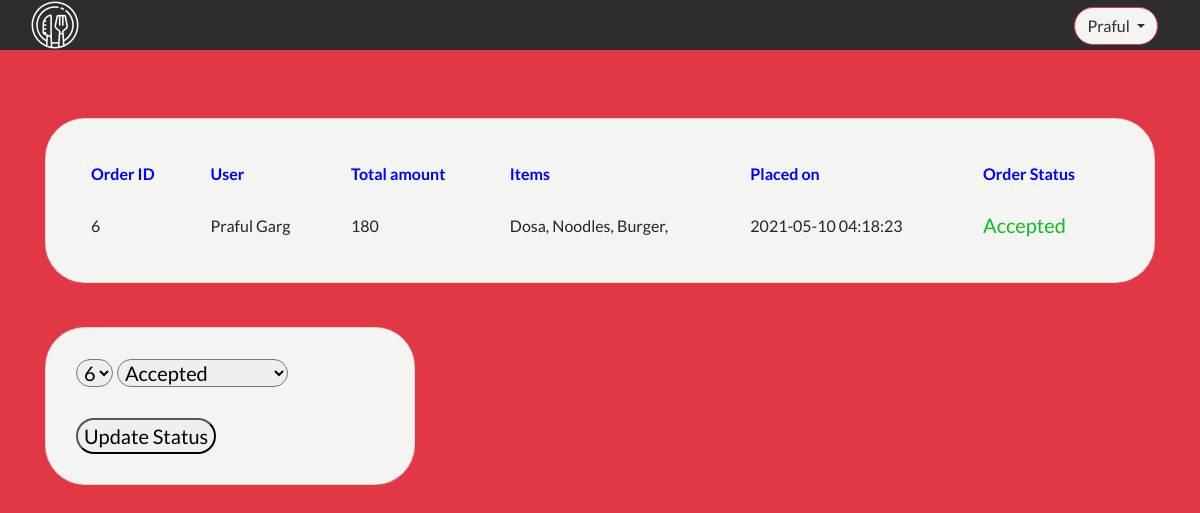
The app's page /RestaurantOrder.php (signed in) with its own data.
### tables this page shows
CREATE TABLE `orders` (
  `order_id` int(10) NOT NULL,
  `user_name` varchar(50) NOT NULL,
  `order_item` varchar(100) NOT NULL,
  `cost` int(100) NOT NULL,
  `rest_name` varchar(100) NOT NULL,
  `Rating` int(10) NOT NULL DEFAULT 10,
  `Time_of_order` timestamp NOT NULL DEFAULT current_timestamp() ON UPDATE current_timestamp(),
  `order_status` text NOT NULL DEFAULT 'Waiting for restaurant confirmation..'
);

CREATE TABLE `dishesandwishes` (
  `dish_id` int(100) NOT NULL,
  `cuisine` varchar(50) DEFAULT NULL,
  `type` varchar(50) DEFAULT NULL,
  `cost` int(100) DEFAULT NULL,
  `image` varchar(250) DEFAULT NULL
);

### RestaurantOrder.php (the view, shortened to what this page needs)
<?php
include 'includes/dbh.inc.php';
$name = $_SESSION['name'];
$sql = "SELECT * from restaurants where rest_username='$name'";
$res = mysqli_query($conn, $sql);
$row = mysqli_fetch_assoc($res);
$rest_name = $row['rest_name'];
?>
<html>
<head>
	<link rel="stylesheet" href="https://stackpath.bootstrapcdn.com/bootstrap/4.1.3/css/bootstrap.min.css">
	<link rel="stylesheet" href="https://cdnjs.cloudflare.com/ajax/libs/font-awesome/4.7.0/css/font-awesome.min.css">
	<link rel="stylesheet" type="text/css" href="css/manage.css">
</head>
<body>
	<header>
		<div class="dropdown">
			<button class="btn btn-secondary dropdown-toggle" type="button" data-toggle="dropdown"><?php echo $name; ?>
				<span class="caret"></span></button>
		</div>
		<img class="logo" src="./rest_images/logo.png" alt="LOGO">
	</header>
	<div class="container">
	<br>
	<br>
	<div class="card col-sm-12">
			<?php
			$users = "SELECT DISTINCT user_name from orders where rest_name='$rest_name'";
			$condition = mysqli_query($conn, $users);
			$arr = array();
			if (mysqli_num_rows($condition) > 0) {
				echo "<table cellspacing='15px' cellpadding='15px'>
			<tr style='color:blue;'>
				<th>Order ID</th>
				<th>User</th>
				<th>Total amount</th>
				<th>Items</th>
				<th>Placed on</th>
				<th>Order Status</th>
			</tr>";
				while ($row = mysqli_fetch_array($condition)) {
					$use = $row['user_name'];
					$findorders = "SELECT * from orders where rest_name='$rest_name' and order_id=(select MAX(order_id) from orders where rest_name='$rest_name' and user_name='$use')";
					$order = mysqli_query($conn, $findorders);
					if (mysqli_num_rows($order) > 0) {
						while ($rows = mysqli_fetch_array($order)) {
			?>
							<tr>
								<td><?php array_push($arr, $rows['order_id']);
									echo $rows['order_id']; ?></td>
								<td><?php echo $rows['user_name']; ?></td>
								<td><?php echo $rows['cost']; ?></td>
								<td><?php $item = $rows['order_item'];
									$pattern = '/[,]/';
									$comp = preg_split($pattern, $item);
									$restname = str_replace(' ', '', $rest_name);
									for ($i = 0; $i < sizeof($comp) - 1; $i++) {
										$it = $comp[$i];
										$querry1 = "SELECT cuisine from $restname where dish_id=$it";
										$res = mysqli_query($conn, $querry1);
										if ($res) {
											$result = mysqli_fetch_row($res);
											echo "$result[0], ";
										} else {
											echo mysqli_errno($conn);
										}
									} ?></td>
								<td><?php echo $rows['Time_of_order']; ?></td>
								<td><?php $status = $rows['order_status'];
									echo '<span style="color:#0fbf20;font-size:20px;"> '.$status.'</span>'; ?></td>
							</tr>
				<?php
						}
					}
				}
			}else{echo "<h2>No orders yet&#128532</h2>";}
				?>
		</table>
		</div>
		<br>
		<div class="card col-sm-4">
		<form method="post" action="<?php echo $_SERVER['PHP_SELF']; ?>">
			<select name="OrderId" style="border-radius: 1em;padding-left:3px">
				<?php for ($i = 0; $i < sizeof($arr); $i++) {
					echo "<option>$arr[$i]</option>";
				} ?>
			</select>
			<select style="border-radius: 1em;padding-left:3px" name="status">
				<option value="Accepted">Accepted</option>
			</select>
			<br><br>
			<input style="border-radius: 1em;" type="submit" name="submit" value="Update Status"><br>
		</form>
		</div>
	</div>
</body>
</html>

### css/manage.css (style rules this page uses)
* { margin:0px; font-family: 'Lato', sans-serif; }
body { background-color: #E23744; }
header { width: 100%; height: 50px; color: #fff; position: relative; background-color: #2D2D2D; }
.dropdown button { position: absolute; top: 0px; right: 35px; color: #2D2D2D !important; }
.card { border-radius: 40px; background-color: #F4F4F2 !important; padding: 30px; margin-top: 20px; }
.logo { filter: invert(100%); width: 50px; height: 50px; margin-left: 30px; }
.btn-secondary { top: 5%; margin: 7px !important; border-radius: 20px; background-color: #f4f4f2 !important; border-color: #E23744 !important; color: #2D2D2D; }
form { font-size: 20px; }
table { float:left; border-collapse: collapse; border-radius: 1em; overflow: hidden; }

### records on screen
orders: order_id "6", user_name "Praful Garg", cost "180", Time_of_order "2021-05-10 04:18:23", order_status "Accepted"
dishesandwishes: cuisine "Dosa"
dishesandwishes: cuisine "Noodles"
dishesandwishes: cuisine "Burger"

### other values on screen
$name "Praful"
form field OrderId "6"
